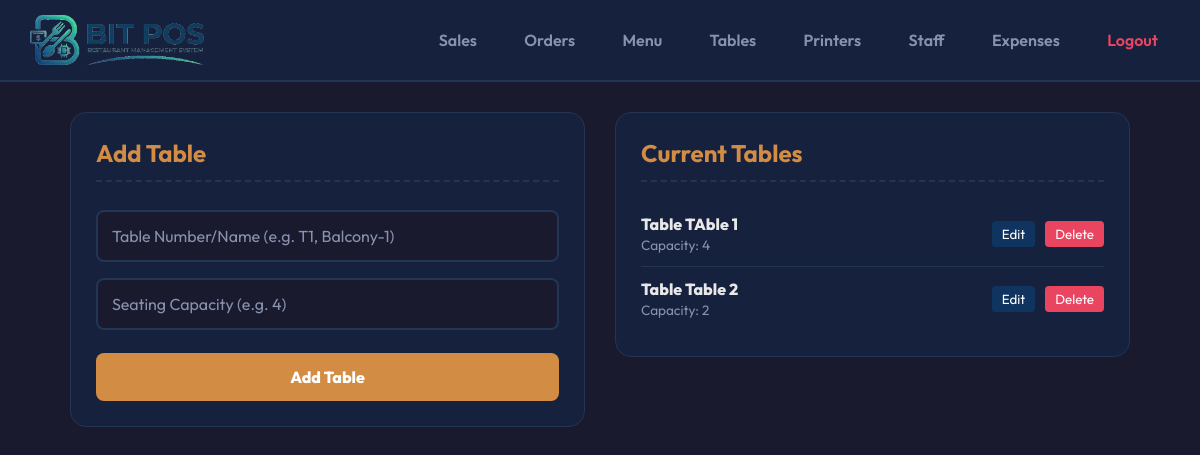
/tables/ (signed in), run on the app's committed database.
### core/models.py (models this page shows, shortened)
class Table(models.Model):
    company = models.ForeignKey(Company, related_name='tables', on_delete=models.CASCADE)
    table_number = models.CharField(max_length=10)
    seating_capacity = models.IntegerField()
    is_occupied = models.BooleanField(default=False)

### core/views.py (the view, shortened to what this page needs)
# urls.py: path('tables/', views.manage_tables, name='manage_tables'),
@login_required(login_url='login_view')
def manage_tables(request):
    if not hasattr(request.user, 'profile') or request.user.profile.role != 'admin':
        return HttpResponseForbidden("Access Denied: Only Store Admins can manage tables.")
    company = request.user.profile.company
    from .models import Table
    tables = Table.objects.filter(company=company).order_by('table_number')
    return render(request, 'core/manage_tables.html', {'tables': tables})

### core/templates/core/manage_tables.html (shortened to what this page needs)
<!DOCTYPE html>
<html lang="en">
<head>
</head>
<body>
    <header>
        <h1><img src="/static/core/images/logo.png" alt="BITPOS" style="height: 50px; vertical-align: middle;"></h1>
        <div class="nav-links">
            <a href="/sales/">Sales</a>
            <a href="/orders/">Orders</a>
            <a href="/menu/">Menu</a>
            <a href="/tables/">Tables</a>
            <a href="/printers/">Printers</a>
            <a href="/users/">Staff</a>
            <a href="/expenses/">Expenses</a>
            <a href="/logout/" style="color:#E94560; font-weight:600; text-decoration:none;">Logout</a>
        </div>
    </header>
    <div class="container">
        <div class="column">
            <div class="card">
                <h2>Add Table</h2>
                <form method="POST">
                    <input type="text" name="table_number" placeholder="Table Number/Name (e.g. T1, Balcony-1)" required>
                    <input type="number" name="seating_capacity" placeholder="Seating Capacity (e.g. 4)" required min="1">
                    <button type="submit" class="btn btn-primary">Add Table</button>
                </form>
            </div>
        </div>
        <div class="column">
            <div class="card">
                <h2>Current Tables</h2>
                {% for table in tables %}
                <div class="table-item">
                    <div>
                        <span style="font-weight: 800; color: var(--text);">Table {{ table.table_number }}</span>
                        <br>
                        <span style="font-size: 0.85rem; color: var(--muted);">Capacity: {{ table.seating_capacity }}</span>
                    </div>
                    <div style="display: flex; align-items: center; gap: 10px;">
                        <button onclick="openEditModal('{{ table.id }}', '{{ table.table_number|escapejs }}', '{{ table.seating_capacity }}')" style="background:var(--accent);color:white;border:none;padding:5px 10px;border-radius:4px;cursor:pointer;font-family:'Outfit',sans-serif;">Edit</button>
                        <form method="POST" style="display:inline;" onsubmit="return confirm('Are you sure you want to delete this table?');">
                            <button type="submit" style="background:#E94560;color:white;border:none;padding:5px 10px;border-radius:4px;cursor:pointer;font-family:'Outfit',sans-serif;">Delete</button>
                        </form>
                    </div>
                </div>
                {% empty %}
                <div style="text-align:center; padding:30px; color:var(--muted)">No tables yet</div>
                {% endfor %}
            </div>
        </div>
    </div>
</body>
</html>

### core/templates/core/manage_tables.html (style rules this page uses)
:root { --bg: #1A1A2E; --card: #16213E; --primary: #D38C44; --accent: #0F3460; --text: #E8E8E8; --muted: #8892B0; --border: #233554; }
* { margin: 0; padding: 0; box-sizing: border-box; }
body { font-family: 'Outfit', sans-serif; background: var(--bg); color: var(--text); min-height: 100vh; }
header { background: var(--card); padding: 15px 30px; display: flex; justify-content: space-between; align-items: center; border-bottom: 2px solid var(--border); }
h1 { font-weight: 800; font-size: 1.5rem; color: var(--primary); }
.nav-links a { color: var(--muted); text-decoration: none; margin-left: 20px; font-weight: 600; padding: 6px 12px; border-radius: 6px; transition: 0.2s; }
.container { max-width: 1100px; margin: 30px auto; padding: 0 20px; display: flex; gap: 30px; align-items: flex-start; }
.column { flex: 1; display: flex; flex-direction: column; gap: 25px; }
.card { background: var(--card); border-radius: 16px; padding: 25px; border: 1px solid var(--border); }
.card h2 { color: var(--primary); margin-bottom: 20px; padding-bottom: 12px; border-bottom: 2px dashed var(--border); }
input, select { width: 100%; padding: 14px; margin: 8px 0; border-radius: 8px; border: 2px solid var(--border); background: var(--bg); color: var(--text); font-family: 'Outfit', sans-serif; font-size: 1rem; }
input::placeholder { color: var(--muted); }
.btn { width: 100%; padding: 14px; margin-top: 15px; border: none; border-radius: 8px; font-family: 'Outfit', sans-serif; font-weight: 800; font-size: 1rem; cursor: pointer; transition: 0.2s; }
.btn-primary { background: var(--primary); color: white; }
.table-item { display: flex; justify-content: space-between; padding: 12px 0; border-bottom: 1px solid var(--border); align-items: center; }
.table-item:last-child { border-bottom: none; }

### data on the page
Table: table_number "TAble 1", seating_capacity "4"
Table: table_number "Table 2", seating_capacity "2"
